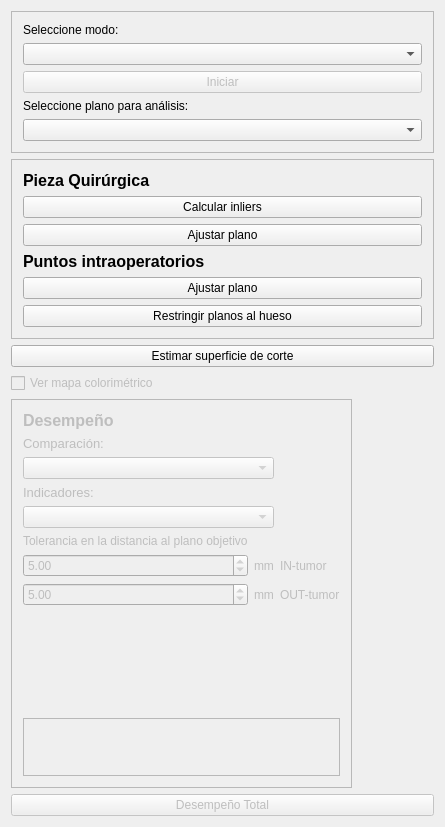
<?xml version="1.0" encoding="UTF-8"?>
<ui version="4.0">
 <class>AwesomeViewControls</class>
 <widget class="QWidget" name="AwesomeViewControls">
  <property name="geometry">
   <rect>
    <x>0</x>
    <y>0</y>
    <width>445</width>
    <height>827</height>
   </rect>
  </property>
  <property name="windowTitle">
   <string>Plane Validator</string>
  </property>
  <layout class="QFormLayout" name="formLayout_2">
   <item row="3" column="0">
    <widget class="QCheckBox" name="chbColorimetria">
     <property name="enabled">
      <bool>false</bool>
     </property>
     <property name="text">
      <string>Ver mapa colorimétrico</string>
     </property>
    </widget>
   </item>
   <item row="0" column="0" colspan="2">
    <widget class="QFrame" name="frame">
     <property name="frameShape">
      <enum>QFrame::StyledPanel</enum>
     </property>
     <property name="frameShadow">
      <enum>QFrame::Raised</enum>
     </property>
     <layout class="QFormLayout" name="formLayout">
      <item row="0" column="0">
       <widget class="QLabel" name="label_11">
        <property name="text">
         <string>Seleccione modo:</string>
        </property>
       </widget>
      </item>
      <item row="3" column="0">
       <widget class="QLabel" name="label_10">
        <property name="text">
         <string>Seleccione plano para análisis:</string>
        </property>
       </widget>
      </item>
      <item row="1" column="0" colspan="2">
       <widget class="QComboBox" name="cbModo"/>
      </item>
      <item row="2" column="0" colspan="2">
       <widget class="QPushButton" name="pbIniciar">
        <property name="enabled">
         <bool>false</bool>
        </property>
        <property name="text">
         <string>Iniciar</string>
        </property>
       </widget>
      </item>
      <item row="4" column="0" colspan="2">
       <widget class="QComboBox" name="cbPlaneNumber"/>
      </item>
     </layout>
    </widget>
   </item>
   <item row="1" column="0" colspan="2">
    <widget class="QFrame" name="fraValidacion">
     <property name="frameShape">
      <enum>QFrame::StyledPanel</enum>
     </property>
     <property name="frameShadow">
      <enum>QFrame::Raised</enum>
     </property>
     <layout class="QVBoxLayout" name="verticalLayout_2">
      <item>
       <widget class="QLabel" name="label">
        <property name="text">
         <string>&lt;html&gt;&lt;head/&gt;&lt;body&gt;&lt;p&gt;&lt;span style=&quot; font-size:12pt; font-weight:600;&quot;&gt;Pieza Quirúrgica&lt;/span&gt;&lt;/p&gt;&lt;/body&gt;&lt;/html&gt;</string>
        </property>
       </widget>
      </item>
      <item>
       <widget class="QPushButton" name="pbInliers">
        <property name="text">
         <string>Calcular inliers</string>
        </property>
       </widget>
      </item>
      <item>
       <widget class="QPushButton" name="pbPlanoPQ">
        <property name="text">
         <string>Ajustar plano</string>
        </property>
       </widget>
      </item>
      <item>
       <widget class="QLabel" name="label_2">
        <property name="text">
         <string>&lt;html&gt;&lt;head/&gt;&lt;body&gt;&lt;p&gt;&lt;span style=&quot; font-size:12pt; font-weight:600;&quot;&gt;Puntos intraoperatorios&lt;/span&gt;&lt;/p&gt;&lt;/body&gt;&lt;/html&gt;</string>
        </property>
       </widget>
      </item>
      <item>
       <widget class="QPushButton" name="pbPlanoIO">
        <property name="text">
         <string>Ajustar plano</string>
        </property>
       </widget>
      </item>
      <item>
       <widget class="QPushButton" name="pbRestringirPlanos">
        <property name="text">
         <string>Restringir planos al hueso</string>
        </property>
       </widget>
      </item>
     </layout>
    </widget>
   </item>
   <item row="2" column="0" colspan="2">
    <widget class="QPushButton" name="pbEstimar">
     <property name="text">
      <string>Estimar superficie de corte</string>
     </property>
    </widget>
   </item>
   <item row="5" column="0" colspan="2">
    <widget class="QPushButton" name="pbTotal">
     <property name="enabled">
      <bool>false</bool>
     </property>
     <property name="text">
      <string>Desempeño Total</string>
     </property>
    </widget>
   </item>
   <item row="4" column="0">
    <widget class="QFrame" name="fraResultados">
     <property name="enabled">
      <bool>false</bool>
     </property>
     <property name="frameShape">
      <enum>QFrame::StyledPanel</enum>
     </property>
     <property name="frameShadow">
      <enum>QFrame::Raised</enum>
     </property>
     <layout class="QGridLayout" name="gridLayout_3">
      <item row="3" column="0">
       <widget class="QLabel" name="label_5">
        <property name="text">
         <string>&lt;html&gt;&lt;head/&gt;&lt;body&gt;&lt;p&gt;&lt;span style=&quot; font-size:10pt;&quot;&gt;Indicadores:&lt;/span&gt;&lt;/p&gt;&lt;/body&gt;&lt;/html&gt;</string>
        </property>
       </widget>
      </item>
      <item row="1" column="0">
       <widget class="QLabel" name="label_4">
        <property name="text">
         <string>&lt;html&gt;&lt;head/&gt;&lt;body&gt;&lt;p&gt;&lt;span style=&quot; font-size:10pt;&quot;&gt;Comparación:&lt;/span&gt;&lt;/p&gt;&lt;/body&gt;&lt;/html&gt;</string>
        </property>
       </widget>
      </item>
      <item row="5" column="0">
       <widget class="QLabel" name="label_7">
        <property name="text">
         <string>Tolerancia en la distancia al plano objetivo</string>
        </property>
       </widget>
      </item>
      <item row="0" column="0">
       <widget class="QLabel" name="titComparacion">
        <property name="text">
         <string>&lt;html&gt;&lt;head/&gt;&lt;body&gt;&lt;p&gt;&lt;span style=&quot; font-size:12pt; font-weight:600;&quot;&gt;Desempeño&lt;/span&gt;&lt;/p&gt;&lt;/body&gt;&lt;/html&gt;</string>
        </property>
       </widget>
      </item>
      <item row="8" column="1">
       <widget class="QLabel" name="label_8">
        <property name="text">
         <string>mm</string>
        </property>
        <property name="textFormat">
         <enum>Qt::PlainText</enum>
        </property>
       </widget>
      </item>
      <item row="4" column="0" colspan="2">
       <widget class="QComboBox" name="boxIndicadores">
        <property name="currentText">
         <string/>
        </property>
       </widget>
      </item>
      <item row="6" column="2">
       <widget class="QLabel" name="label_3">
        <property name="text">
         <string>IN-tumor</string>
        </property>
       </widget>
      </item>
      <item row="8" column="0">
       <widget class="QDoubleSpinBox" name="UL">
        <property name="singleStep">
         <double>0.100000000000000</double>
        </property>
        <property name="value">
         <double>5.000000000000000</double>
        </property>
       </widget>
      </item>
      <item row="2" column="0" colspan="2">
       <widget class="QComboBox" name="boxPlanos"/>
      </item>
      <item row="6" column="1">
       <widget class="QLabel" name="label_9">
        <property name="text">
         <string>mm</string>
        </property>
       </widget>
      </item>
      <item row="6" column="0">
       <widget class="QDoubleSpinBox" name="LL">
        <property name="singleStep">
         <double>0.100000000000000</double>
        </property>
        <property name="value">
         <double>5.000000000000000</double>
        </property>
       </widget>
      </item>
      <item row="13" column="0" colspan="3">
       <widget class="QFrame" name="frame_3">
        <property name="frameShape">
         <enum>QFrame::StyledPanel</enum>
        </property>
        <property name="frameShadow">
         <enum>QFrame::Raised</enum>
        </property>
        <layout class="QVBoxLayout" name="verticalLayout">
         <item>
          <widget class="QLabel" name="PQResultados">
           <property name="text">
            <string/>
           </property>
          </widget>
         </item>
         <item>
          <widget class="QLabel" name="IOResultados">
           <property name="text">
            <string/>
           </property>
          </widget>
         </item>
        </layout>
       </widget>
      </item>
      <item row="8" column="2">
       <widget class="QLabel" name="label_6">
        <property name="text">
         <string>OUT-tumor</string>
        </property>
       </widget>
      </item>
      <item row="10" column="0" colspan="3">
       <widget class="QLabel" name="titResultados">
        <property name="enabled">
         <bool>false</bool>
        </property>
        <property name="text">
         <string/>
        </property>
        <property name="alignment">
         <set>Qt::AlignCenter</set>
        </property>
       </widget>
      </item>
      <item row="9" column="0" colspan="2">
       <spacer name="verticalSpacer">
        <property name="orientation">
         <enum>Qt::Vertical</enum>
        </property>
        <property name="sizeHint" stdset="0">
         <size>
          <width>20</width>
          <height>40</height>
         </size>
        </property>
       </spacer>
      </item>
     </layout>
    </widget>
   </item>
  </layout>
 </widget>
 <layoutdefault spacing="6" margin="11"/>
 <resources/>
 <connections/>
</ui>
